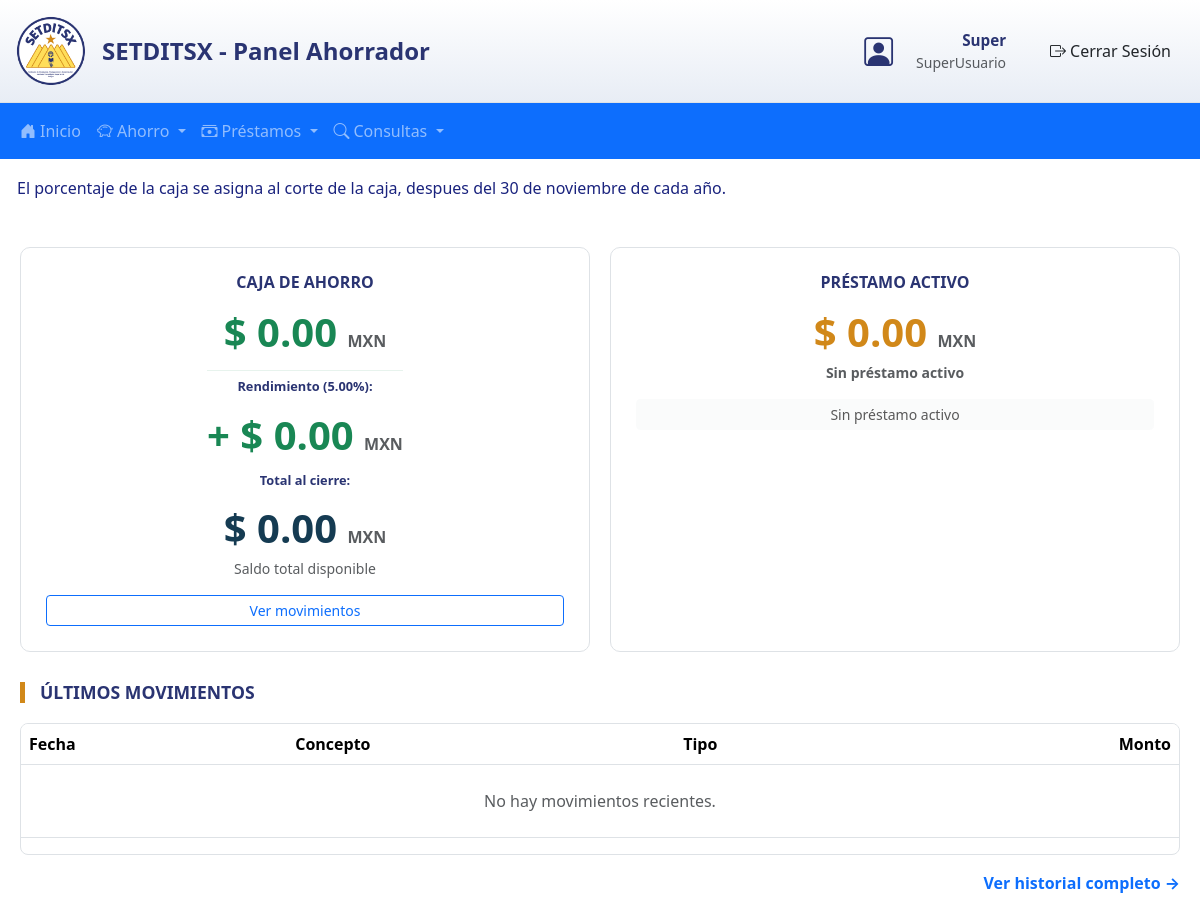
The app's page /Usuario/panelAhorrador.php (signed in) with its own data.
### tables this page shows
CREATE TABLE IF NOT EXISTS datos_sistema (
    id_datos INT AUTO_INCREMENT PRIMARY KEY,
    nombre_director VARCHAR(200),
    periodo VARCHAR(50),
    nombre_enc_personal VARCHAR(200),
    tasa_interes_general DECIMAL(5,2) DEFAULT 30.00,
    rendimiento_anual_ahorros DECIMAL(5,2) DEFAULT 5.00,
    correo_soporte VARCHAR(100) DEFAULT 'soporte@itsx.com',
    usuario_actualizacion VARCHAR(100),
    fecha_actualizacion TIMESTAMP DEFAULT CURRENT_TIMESTAMP ON UPDATE CURRENT_TIMESTAMP
);

### includes/user_functions.php (called while the page is built, shortened)
<?php
function get_user_name() {
    return htmlspecialchars($_SESSION['nombre']);
}
function get_user_role_text() {
    $roles = [
        1 => 'Ahorrador',
        2 => 'Administrador',
        3 => 'SuperUsuario'
    ];
    return isset($roles[$_SESSION['id_rol']]) ? $roles[$_SESSION['id_rol']] : 'Usuario';
}
?>

### includes/Usuario/logica_panel.php (called while the page is built, shortened)
<?php
try {
    $sql = "SELECT rendimiento_anual_ahorros FROM datos_sistema LIMIT 1";
    $stmt = $pdo->prepare($sql);
    $stmt->execute();
    $resultado = $stmt->fetch(PDO::FETCH_ASSOC);
    if ($resultado) {
        $porcentaje_Rendimiento = $resultado['rendimiento_anual_ahorros'];
    }
} catch (PDOException $e) {
    error_log("Error al obtener rendimiento: " . $e->getMessage());
}
?>

### Usuario/panelAhorrador.php (the view, shortened to what this page needs)
<?php
require_once '../includes/init.php';
require_once '../includes/Usuario/logica_panel.php';
$id_usuario = $_SESSION['id_usuario'];
$stmt = $pdo->prepare("SELECT monto_ahorrado FROM ahorro WHERE id_usuario = :id");
$stmt->execute([':id' => $id_usuario]);
$ahorro = $stmt->fetch(PDO::FETCH_ASSOC);
$saldo_total = $ahorro ? $ahorro['monto_ahorrado'] : 0.00;
$tieneSolicitud = false;
$esPendiente = false;
$montoMostrar = 0;
$textoEstado = "Sin préstamo activo";
$claseEstado = "text-muted";
?>
<!doctype html>
<html lang="es">
<head>
    <link rel="stylesheet" href="../css/estilo_ahorrador.css">
    <link rel="stylesheet" href="../css/bootstrap/bootstrap.min.css">
    <link rel="stylesheet" href="../css/Bootstrap-icons/font/Bootstrap-icons.min.css">
</head>
<body>
    <div class="header d-flex justify-content-between align-items-center p-3 border-bottom bg-light">
        <div class="d-flex align-items-center">
            <img src="../img/LogoChico.png" alt="SETDITSX" width="70" class="me-3" />
            <h4 class="mb-0">SETDITSX - Panel Ahorrador</h4>
        </div>
        <div class="user-info d-flex align-items-center">
            <i class="bi bi-person-square user-icon me-2"></i>
            <div class="user-details me-3 text-end">
                <p class="user-name mb-0">
                    <?php echo htmlspecialchars(get_user_name()); ?>
                </p>
                <small class="text-muted">
                    <?php echo htmlspecialchars(get_user_role_text()); ?>
                </small>
            </div>
            <form action="../logout.php" method="POST" style="display:inline;">
                <button type="submit" class="btn btn-logout" onclick="return confirm('¿Deseas cerrar sesión?')">
                    <i class="bi bi-box-arrow-right me-1"></i>Cerrar Sesión
                </button>
            </form>
        </div>
    </div>
    <nav class="navbar navbar-expand-lg navbar-dark bg-primary">
        <div class="container-fluid">
            <div class="collapse navbar-collapse" id="navbarAhorrador">
                <ul class="navbar-nav me-auto mb-2 mb-lg-0">
                    <li class="nav-item">
                        <a class="nav-link" href="../includes/redirect_inicio.php">
                            <i class="bi bi-house-door-fill me-1"></i>Inicio
                        </a>
                    </li>
                    <li class="nav-item dropdown">
                        <a class="nav-link dropdown-toggle" href="#" role="button" data-bs-toggle="dropdown"
                            aria-expanded="false">
                            <i class="bi bi-piggy-bank me-1"></i>Ahorro
                        </a>
                    </li>
                    <li class="nav-item dropdown">
                        <a class="nav-link dropdown-toggle" href="#" role="button" data-bs-toggle="dropdown"
                            aria-expanded="false">
                            <i class="bi bi-cash-stack me-1"></i>Préstamos
                        </a>
                    </li>
                    <li class="nav-item dropdown">
                        <a class="nav-link dropdown-toggle" href="#" role="button" data-bs-toggle="dropdown"
                            aria-expanded="false">
                            <i class="bi bi-search me-1"></i>Consultas
                        </a>
                    </li>
                </ul>
            </div>
        </div>
    </nav>
    <div style="color: #1a237e;" class="alert d-flex align-items-center" role="alert">
        <div>
            El porcentaje de la caja se asigna al corte de la caja, despues del 30 de noviembre de cada año.
        </div>
    </div>
    <div class="main-container">
        <div class="dashboard-cards">
            <div class="info-card">
                <h6 class="card-label">CAJA DE AHORRO</h6>
                <div class="card-amount amount-success">
                    $ <?php echo number_format($saldo_total, 2); ?> <span class="fs-6 text-muted">MXN</span>
                    <?php
             $mes_actual = date('n');
             if ($mes_actual == 12):
             ?>
                    <hr class="my-2" style="opacity: 0.1">
                    <h6 class="card-label" style="font-size: 0.8rem;">Rendimiento
                        (<?php echo $porcentaje_Rendimiento; ?>%):</h6>
                    <div class="text-success fw-bold">
                        <?php
                        $ganancia = ($saldo_total * $porcentaje_Rendimiento) / 100;
                        echo '+ $ ' . number_format($ganancia, 2);
                    ?>
                        <span class="fs-6 text-muted">MXN</span>
                    </div>
                    <h6 class="card-label mt-2" style="font-size: 0.8rem;">Total al cierre:</h6>
                    <div class="fw-bold" style="color: #153b52;">
                        $ <?php echo number_format($saldo_total + $ganancia, 2); ?>
                        <span class="fs-6 text-muted">MXN</span>
                    </div>
                    <?php endif; ?>
                </div>
                <div class="text-muted small">Saldo total disponible</div>
                <a href="movimientos.php" class="btn btn-outline-primary mt-3 btn-sm w-100">Ver movimientos</a>
            </div>
            <div class="info-card" style="<?php echo $esPendiente ? 'border: 1px solid #0d6efd;' : ''; ?>">
                <h6 class="card-label">
                    <?php echo $esPendiente ? 'ESTADO SOLICITUD' : 'PRÉSTAMO ACTIVO'; ?>
                </h6>
                <div class="card-amount <?php echo $esPendiente ? 'text-primary' : 'amount-warning'; ?>">
                    $ <?php echo number_format($montoMostrar, 2); ?> <span class="fs-6 text-muted">MXN</span>
                </div>
                <div class="small fw-bold <?php echo $claseEstado; ?>">
                    <?php echo $textoEstado; ?>
                </div>
                <?php if ($tieneSolicitud): ?>
                <a href="Estado_Prestamo.php" class="btn btn-outline-primary mt-3 btn-sm w-100">
                    <?php echo $esPendiente ? 'Ver estado de revisión' : 'Consultar detalles'; ?>
                </a>
                <?php else: ?>
                <button class="btn btn-light mt-3 btn-sm w-100" disabled>Sin préstamo activo</button>
                <?php endif; ?>
            </div>
        </div>
        <section>
            <h6 class="section-title">ÚLTIMOS MOVIMIENTOS</h6>
            <div class="table-container">
                <table class="table">
                    <thead>
                        <tr>
                            <th>Fecha</th>
                            <th>Concepto</th>
                            <th>Tipo</th>
                            <th class="text-end">Monto</th>
                        </tr>
                    </thead>
                    <tbody>
                        <?php if (!empty($movimientos)): ?>
                        <?php foreach ($movimientos as $mov):
                           $es_ingreso = ($mov['id_tipo_movimiento'] == 1);
                           $clase_monto = $es_ingreso ? 'text-success' : 'text-danger';
                           $signo = $es_ingreso ? '+' : '-';
                           $badge_bg = $es_ingreso ? 'bg-success' : 'bg-warning text-dark';
                       ?>
                        <tr>
                            <td><?php echo date("d/m/Y", strtotime($mov['fecha'])); ?></td>
                            <td><?php echo htmlspecialchars($mov['concepto']); ?></td>
                            <td>
                                <span class="badge badge-tipo <?php echo $badge_bg; ?>">
                                    <?php echo htmlspecialchars($mov['etiqueta_tipo'] ?? 'Sin Asignar'); ?>
                                </span>
                            </td>
                            <td class="text-end fw-bold <?php echo $clase_monto; ?>">
                                <?php echo $signo . '$' . number_format($mov['monto'], 2); ?>
                            </td>
                        </tr>
                        <?php endforeach; ?>
                        <?php else: ?>
                        <tr>
                            <td colspan="4" class="text-center py-4 text-muted">No hay movimientos recientes.</td>
                        </tr>
                        <?php endif; ?>
                    </tbody>
                </table>
            </div>
            <div class="mt-3 text-end">
                <a href="historial_completo.php" class="text-primary fw-bold text-decoration-none"> Ver historial
                    completo &rarr;</a>
            </div>
        </section>
    </div>
</body>
</html>

### css/estilo_ahorrador.css (style rules this page uses)
:root { --primary-blue: #2a3472; --primary-dark: #1e2660; --accent-gold: #d18819; --accent-gold-dark: #b07215; --text-dark: #333333; --text-muted: #6c757d; --bg-body: #f5f7fa; --white: #ffffff; --success: #198754; --danger: #dc3545; --warning: #ffc107; }
body { background-color: var(--bg-body); font-family: 'Segoe UI', system-ui, -apple-system, Arial, sans-serif; color: var(--text-dark); margin: 0; padding-bottom: 40px; }
a { text-decoration: none; }
.header { background: linear-gradient(to bottom, #ffffff, #e8edf5); padding: 15px 40px; border-bottom: 2px solid var(--primary-blue); display: flex; justify-content: space-between; align-items: center; box-shadow: 0 2px 10px rgba(0,0,0,0.05); }
.header h4 { color: var(--primary-blue); font-weight: bold; margin: 0; }
.user-info { display: flex; align-items: center; gap: 15px; }
.user-details { display: flex; flex-direction: column; align-items: flex-end; }
.user-name { font-weight: 600; margin: 0; color: var(--primary-blue); font-size: 0.95rem; }
.user-icon { font-size: 1.8rem; color: var(--primary-blue); }
.main-container { max-width: 1200px; margin: 30px auto; padding: 0 20px; }
.section-title { font-weight: 700; color: var(--primary-blue); margin-top: 30px; margin-bottom: 15px; font-size: 1.1rem; border-left: 5px solid var(--accent-gold); padding-left: 15px; text-transform: uppercase; }
.dashboard-cards { display: grid; grid-template-columns: repeat(auto-fit, minmax(300px, 1fr)); gap: 20px; margin: 30px 0; }
.dashboard-card, .info-card { border: 1px solid #dee2e6; border-radius: 10px; padding: 25px; background-color: var(--white); text-align: center; display: flex; flex-direction: column; align-items: center; transition: all 0.3s ease; }
.card-title, .card-label { font-weight: 600; color: var(--primary-blue); margin-bottom: 10px; }
.card-count, .card-amount { font-size: 2.5rem; font-weight: bold; color: var(--primary-blue); }
.amount-success { color: var(--success); }
.amount-warning { color: var(--accent-gold); }
.btn-logout { border: 1px solid var(--danger); color: var(--danger); background: transparent; padding: 5px 12px; border-radius: 5px; font-size: 0.85rem; transition: all 0.3s; display: flex; align-items: center; gap: 5px; }
.table-container { overflow-x: auto; margin-top: 20px; background: var(--white); border-radius: 8px; border: 1px solid #dee2e6; }
.table { width: 100%; border-collapse: collapse; }
.table th { background-color: var(--primary-blue); color: white; font-weight: 600; padding: 12px 15px; text-align: left; }
.table td { padding: 12px 15px; border-bottom: 1px solid #dee2e6; }

### records on screen
datos_sistema: rendimiento_anual_ahorros "5.00", rendimiento_anual_ahorros "0.00", $saldo_total + $ganancia "0.00"

### other values on screen
get_user_name() "Super"
get_user_role_text() "SuperUsuario"
$saldo_total "0.00"
$montoMostrar "0.00"
$textoEstado "Sin préstamo activo"
